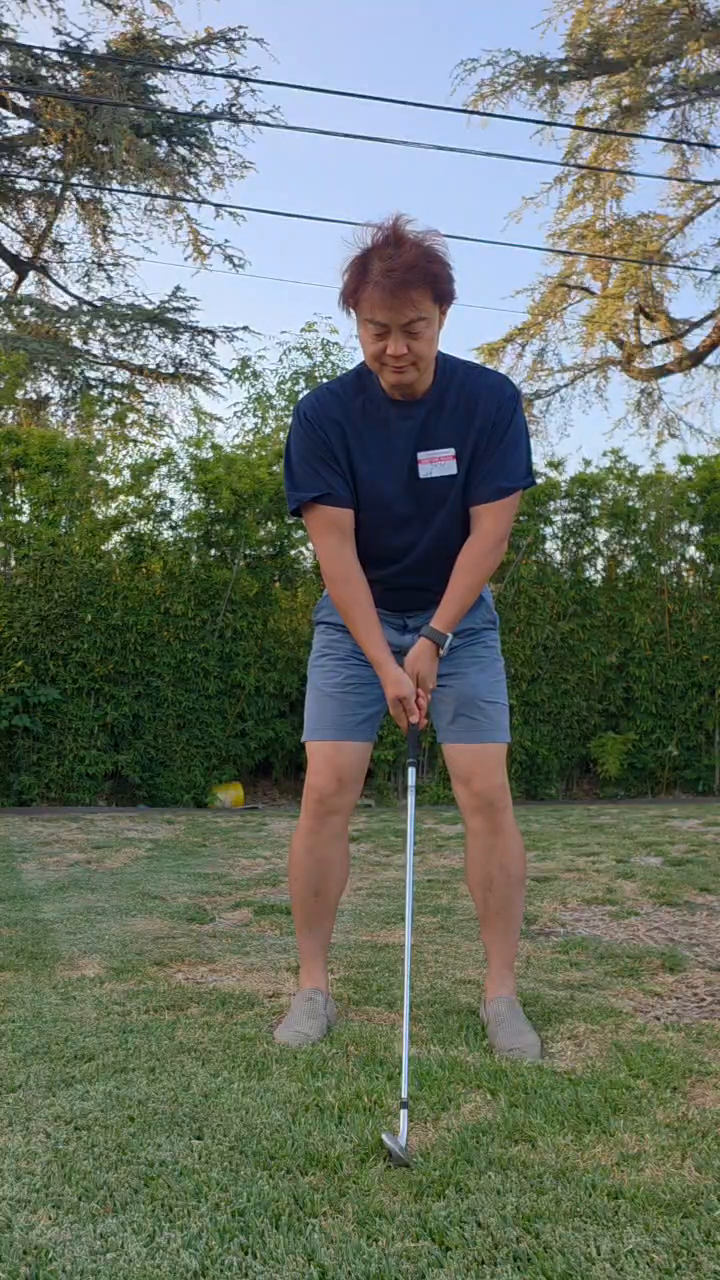
#> input picture frame 19 of input/Videos2026-06-09_201039_231.mp4, 720 x 1280 px, given in place of Videos2026-06-09_201015_827.mp4, which was not available
$ python ball_club_detector.py
#> lines starting #> are read from the running program, lines starting #| are printed output that depends on the picture; after the words box and inside, x2 and y2 are one past the last pixel; in counts of white or black regions, pixels touching at a corner belong together; pictures that were not available may be replaced by others from this repository, and a replacement may not be noted
#!/usr/bin/env python3
"""
ball_club_detector.py
Feasibility test: detect ball + club shaft using classical image methods.
Test video: Videos2026-06-09_201015_827.mp4 (face-on, impact detected at fr59 vs fr268)

Steps:
1. Ball detection: on address frame, find small white circle on grass
2. Club shaft: Hough line transform on downswing frames
3. Find frame where club head (far end of shaft) reaches ball position
4. Output annotated image showing ball, shaft, impact candidate
"""

import cv2
import numpy as np
from pathlib import Path

VID   = "/home/jason/projects/swingcue-postest/input/Videos2026-06-09_201015_827.mp4"
OUT   = Path("/home/jason/projects/swingcue-postest/keyframes/ball_club_debug")
DESK  = Path("/mnt/c/Users/jason/Desktop/rtmpose_results/preview/impact_recheck")
OUT.mkdir(exist_ok=True); DESK.mkdir(exist_ok=True)


def get_frame(cap, idx):
    cap.set(cv2.CAP_PROP_POS_FRAMES, idx)
    ret, f = cap.read()
    return f if ret else None


# ── Step 1: Find ball in address frame ────────────────────────────────────────
def find_ball(frame, search_region=None):
    """
    Look for a small white/bright circle on grass.
    Uses HoughCircles on a preprocessed crop.
    Returns (x, y, r) or None.
    """
    h, w = frame.shape[:2]
    # Search bottom 40% of frame (ball is on ground)
    y0 = int(h * 0.60)
    crop = frame[y0:, :]

    # Convert to grayscale, enhance contrast
    gray = cv2.cvtColor(crop, cv2.COLOR_BGR2GRAY)

    # Ball is bright white on green grass → threshold for bright spots
    _, bright = cv2.threshold(gray, 200, 255, cv2.THRESH_BINARY)

    # Morphological clean
    kernel = np.ones((3,3), np.uint8)
    bright = cv2.morphologyEx(bright, cv2.MORPH_OPEN, kernel)

    # HoughCircles: golf ball is ~10-30px radius at this resolution
    circles = cv2.HoughCircles(
        gray, cv2.HOUGH_GRADIENT, dp=1.5,
        minDist=20, param1=80, param2=20,
        minRadius=8, maxRadius=35
    )

    if circles is not None:
        circles = np.round(circles[0]).astype(int)
        # Filter: only circles in bright regions
        best = None; best_brightness = 0
        for (x, y, r) in circles:
            cx, cy = int(x), int(y)
            roi = gray[max(0,cy-r):cy+r, max(0,cx-r):cx+r]
            if roi.size == 0: continue
            brightness = float(roi.mean())
            if brightness > best_brightness:
                best_brightness = brightness
                best = (cx, y0 + cy, r)
        return best

    # Fallback: find brightest blob in bottom region
    contours, _ = cv2.findContours(bright, cv2.RETR_EXTERNAL, cv2.CHAIN_APPROX_SIMPLE)
    if contours:
        # Filter by area (golf ball ~200-2000 sq px)
        valid = [(c, cv2.contourArea(c)) for c in contours if 100 < cv2.contourArea(c) < 3000]
        if valid:
            best_c = max(valid, key=lambda x: x[1])[0]
            M = cv2.moments(best_c)
            if M["m00"] > 0:
                cx = int(M["m10"] / M["m00"])
                cy = int(M["m01"] / M["m00"])
                r  = int(np.sqrt(cv2.contourArea(best_c) / np.pi))
                return (cx, y0 + cy, r)
    return None


# ── Step 2: Find club shaft via Hough lines ───────────────────────────────────
def find_club_shaft(frame, prev_frame=None):
    """
    Detect the club shaft as the dominant straight line in the frame.
    Uses frame difference to isolate moving elements (shaft moves fast).
    Returns list of (x1,y1,x2,y2) line segments, sorted by length.
    """
    gray = cv2.cvtColor(frame, cv2.COLOR_BGR2GRAY)

    if prev_frame is not None:
        # Motion mask: club moves, background static
        prev_gray = cv2.cvtColor(prev_frame, cv2.COLOR_BGR2GRAY)
        diff = cv2.absdiff(gray, prev_gray)
        _, motion = cv2.threshold(diff, 25, 255, cv2.THRESH_BINARY)
        # Apply motion mask
        edges_input = cv2.bitwise_and(gray, gray, mask=motion)
    else:
        edges_input = gray

    # Edge detection
    blur = cv2.GaussianBlur(edges_input, (3, 3), 0)
    edges = cv2.Canny(blur, 30, 100)

    # Hough lines
    lines = cv2.HoughLinesP(edges, 1, np.pi/180, threshold=40,
                             minLineLength=80, maxLineGap=20)
    if lines is None:
        return []

    # Return lines sorted by length (longest = club shaft most likely)
    result = []
    for l in lines:
        x1, y1, x2, y2 = l[0]
        length = np.hypot(x2-x1, y2-y1)
        result.append((x1, y1, x2, y2, length))
    result.sort(key=lambda x: -x[4])
    return result[:5]  # top 5 longest lines


# [12 lines left out: function shaft_far_end, not called in this run]


# ── Step 3: Sweep frames to find club head → ball ─────────────────────────────
def find_true_impact(cap, ball_pos, hand_approx_frames, search_start, search_end):
    """
    Scan frames from search_start to search_end.
    For each frame, detect shaft + compute club head position.
    Find frame where club head is closest to ball_pos.
    Returns (best_frame_idx, min_dist, debug_info)
    """
    bx, by, _ = ball_pos

    results = []
    prev_frame = None

    for fi in range(search_start, search_end + 1):
        cap.set(cv2.CAP_PROP_POS_FRAMES, fi)
        ret, frame = cap.read()
        if not ret: break

        lines = find_club_shaft(frame, prev_frame)
        prev_frame = frame.copy()

        if not lines:
            results.append((fi, float('inf'), None, None))
            continue

        # Use longest line as shaft candidate
        x1, y1, x2, y2, length = lines[0]

        # Hand approximate position (upper part of the line, since hands are above ball)
        # In face-on view, hands are roughly at mid-frame height during downswing
        mid_h = frame.shape[0] // 2
        # Point closer to mid-frame = hand end; farther end = club head
        hand_y = mid_h
        if abs(y1 - hand_y) < abs(y2 - hand_y):
            head_pt = (x2, y2)
        else:
            head_pt = (x1, y1)

        dist = float(np.hypot(head_pt[0] - bx, head_pt[1] - by))
        results.append((fi, dist, (x1,y1,x2,y2), head_pt))

    if not results:
        return None, None, None

    # Find minimum distance frame
    best = min(results, key=lambda r: r[1])
    return best[0], best[1], results


# ── Main ──────────────────────────────────────────────────────────────────────
def main():
    cap   = cv2.VideoCapture(VID)
    total = int(cap.get(cv2.CAP_PROP_FRAME_COUNT))
    fps   = cap.get(cv2.CAP_PROP_FPS)
    print(f"Video: {total}fr @ {fps}fps")

    # ── 1. Find ball in address frame (fr19) ──────────────────────────────────
    addr_frame = get_frame(cap, 19)
#> in get_frame, f is the input picture: shape (1280, 720, 3); mean B, G, R 102.6, 113.6, 105
    ball = find_ball(addr_frame)
#> in find_ball, `crop = frame[y0:, :]`:
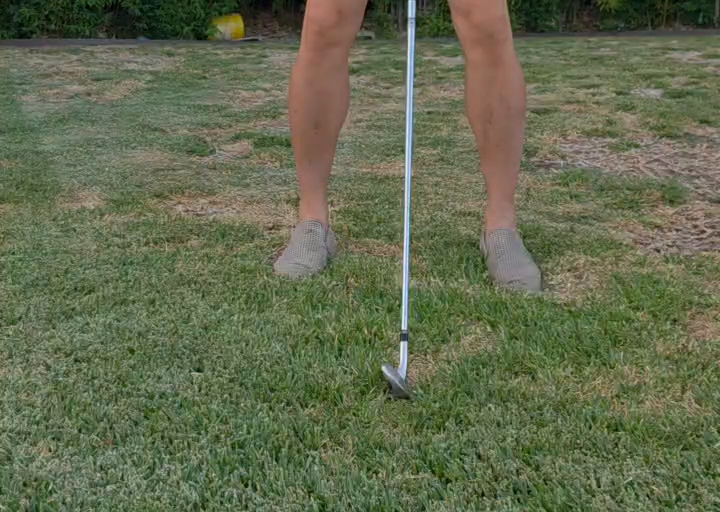
#> crop: shape (512, 720, 3); mean B, G, R 78.3, 106.4, 99.1
#> in find_ball, `_, bright = cv2.threshold(gray, 200, 255, cv2.THRESH_BINARY)`:
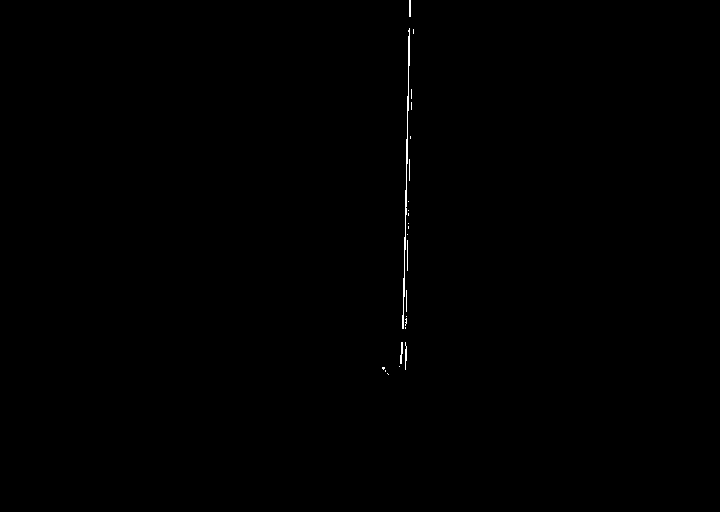
#> bright: shape (512, 720); 0.19% white in thin lines or dots, all inside (x1, y1, x2, y2) = (382, 0, 414, 375)
#> in find_ball, `circles = cv2.HoughCircles( gray, cv2.HOUGH_GRADIENT, dp=1.5, minDist=..`: circles = 616 rows, first 8: [185.2, 308.2, 34.1], [87.75, 291.8, 34.1], [231.8, 356.2, 34.1], [317.2, 462.8, 34.1], [348.8, 455.2, 34.1], [561.8, 459.8, 34.1], [153.8, 327.8, 34.1], [74.25, 356.2, 34.1]
#> in find_ball, `circles = np.round(circles[0]).astype(int)`: circles = 616 rows, first 8: [185, 308, 34], [88, 292, 34], [232, 356, 34], [317, 463, 34], [349, 455, 34], [562, 460, 34], [154, 328, 34], [74, 356, 34]
#> the loop in find_ball, `for (x, y, r) in circles:` made 616 passes
#> (x, y, cx, cy, brightness, best_brightness, best) on passes 1, 8, 12, 15, 28: (185, 308, 185, 308, 103.4, 103.4, (185, 1076, 34)), (74, 356, 74, 356, 105.7, 105.7, (74, 1124, 34)), (623, 259, 623, 259, 110.3, 110.3, (623, 1027, 34)), (229, 229, 229, 229, 111.8, 111.8, (229, 997, 34)), (394, 194, 394, 194, 114, 114, (394, 962, 34))
#> pass 1, in find_ball, `roi = gray[max(0,cy-r):cy+r, max(0,cx-r):cx+r]`:
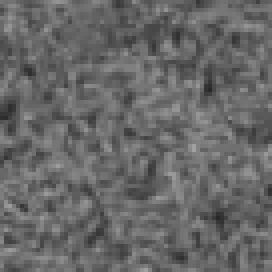
#> roi: shape (68, 68) (shown 4 times larger); min 39, max 161, mean 103.4
#> pass 3, in find_ball, `roi = gray[max(0,cy-r):cy+r, max(0,cx-r):cx+r]`:
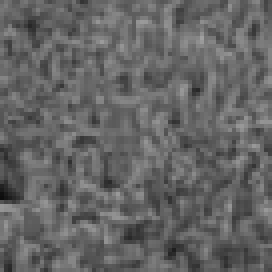
#> roi: shape (68, 68) (shown 4 times larger); min 13, max 160, mean 100.4
#> after the loop in find_ball, `for (x, y, r) in circles:`: best_brightness = 126.2
#> ball = (713, 929, 11)
    if ball:
        bx, by, br = ball
#> bx = 713; by = 929; br = 11
        print(f"Ball found at: ({bx}, {by})  radius={br}px")
#| Ball found at: (713, 929)  radius=11px
    else:
        print("Ball NOT found by HoughCircles - using manual estimate")
        # From visual inspection of similar face-on videos: ball is near center-bottom
        # Will fallback to lowest wrist position heuristic
        bx, by, br = 360, 1050, 15

    # ── 2. Scan frames around old impact (fr59) for shaft detection ───────────
    print(f"\nScanning frames fr40-fr90 for shaft + club head...")
    best_fi, min_dist, all_results = find_true_impact(cap, (bx, by, br),
                                                       None, 40, 90)
#> in find_true_impact, `bx, by, _ = ball_pos`: bx = 713; by = 929
#> the loop in find_true_impact, `for fi in range(search_start, search_end + 1):` made 30 passes
#> (x1, y1, x2, y2, length, dist) on passes 1, 21: (64, 0, 289, 1274, 1293.7, 1133.2), (150, 478, 281, 380, 163.6, 698.6)
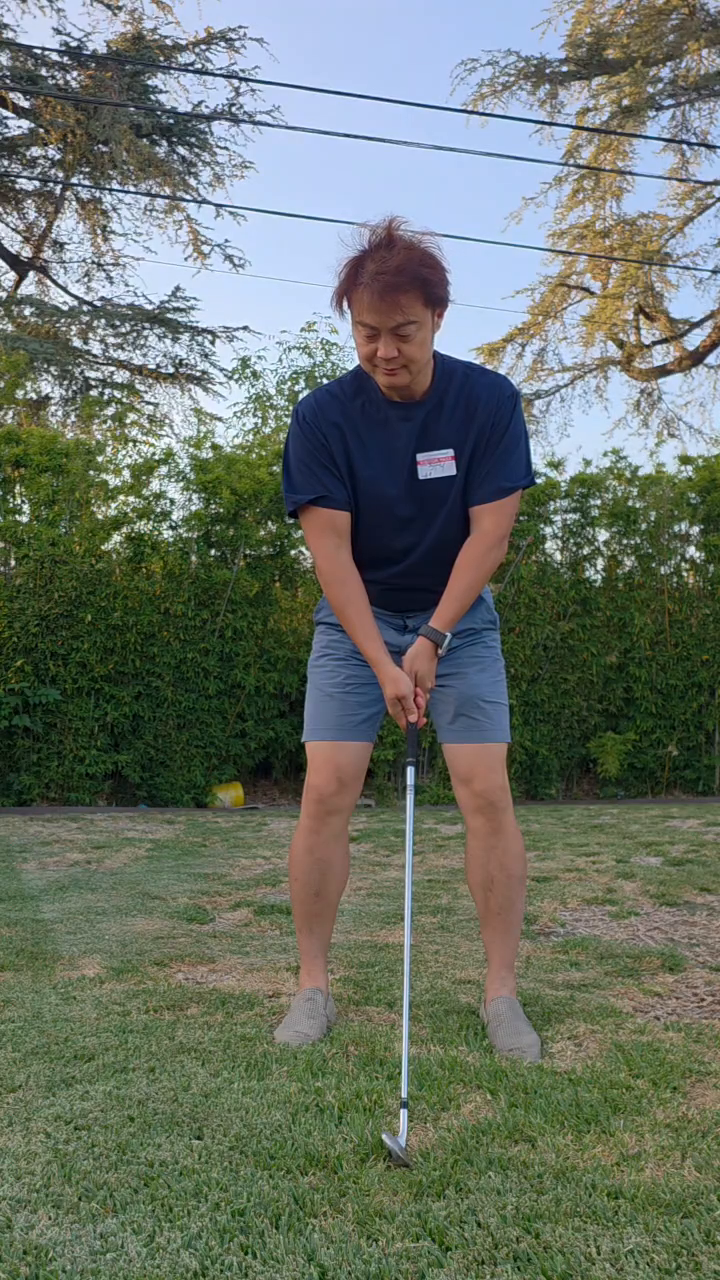
#> input picture frame 40 of input/Videos2026-06-09_201039_231.mp4, 720 x 1280 px, given in place of Videos2026-06-09_201015_827.mp4, which was not available
#> pass 1, in find_club_shaft, `gray = cv2.cvtColor(frame, cv2.COLOR_BGR2GRAY)`:
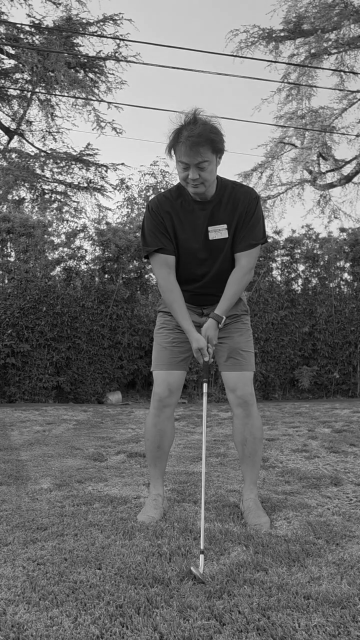
#> gray: shape (1280, 720) (shown at 1/2 size); min 0, max 255, mean 109.8
#> pass 1, in find_club_shaft, `edges = cv2.Canny(blur, 30, 100)`:
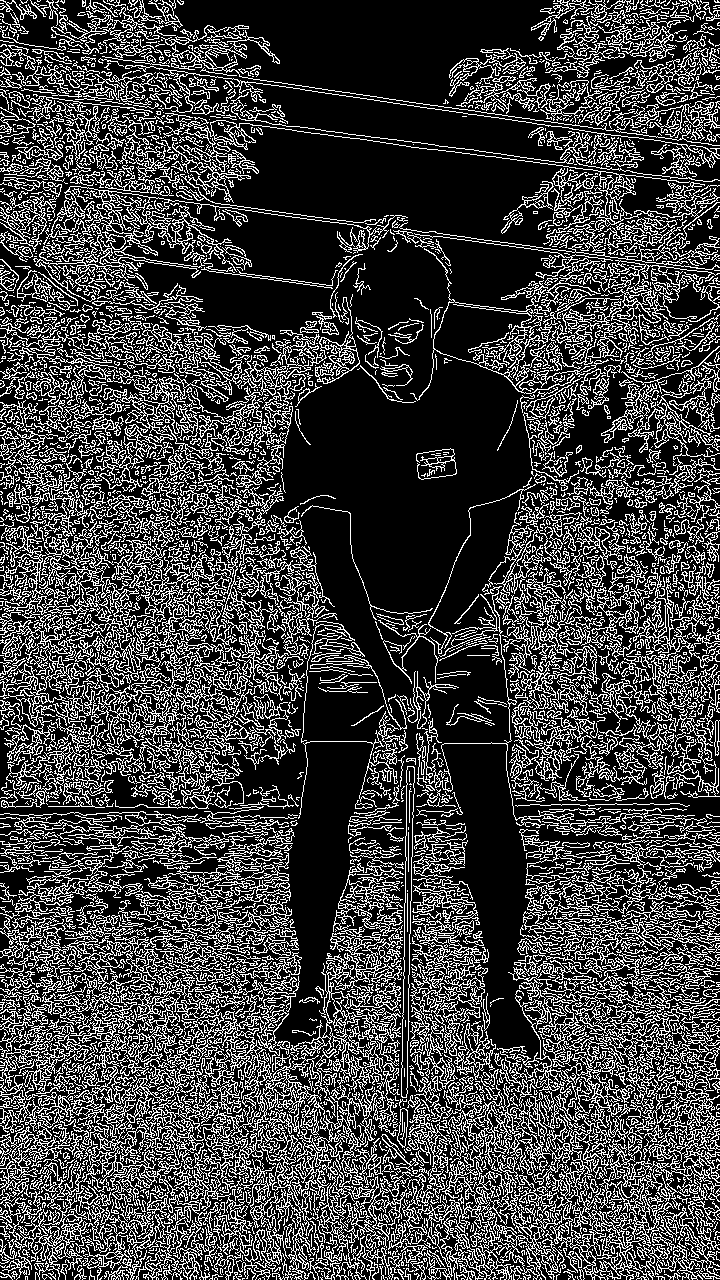
#> edges: shape (1280, 720); 25.7% white in thin lines or dots
#> after the loop in find_true_impact, `for fi in range(search_start, search_end + 1):`: results = 29 items

    # Also scan a wider window to check fr268 hypothesis
    print(f"Scanning frames fr240-fr290 for shaft + club head...")
    best_fi2, min_dist2, all_results2 = find_true_impact(cap, (bx, by, br),
                                                          None, 240, 290)

    cap.release()

    print(f"\nBest impact candidate in fr40-90:   fr{best_fi}  dist={min_dist:.0f}px")
    print(f"Best impact candidate in fr240-290: fr{best_fi2}  dist={min_dist2:.0f}px")

    # ── 3. Build annotated comparison image ───────────────────────────────────
    cap = cv2.VideoCapture(VID)

    # Left: address frame with ball marker
    cap.set(cv2.CAP_PROP_POS_FRAMES, 19)
    _, addr = cap.read()
    cv2.circle(addr, (bx, by), br+4, (0, 0, 255), 3)
    cv2.circle(addr, (bx, by), 3, (0, 0, 255), -1)
    cv2.putText(addr, f"BALL ({bx},{by})", (bx-60, by-br-10),
                cv2.FONT_HERSHEY_DUPLEX, 0.6, (0,0,255), 2)

    # Middle: best candidate from first window
    cap.set(cv2.CAP_PROP_POS_FRAMES, best_fi)
    _, mid = cap.read()
    # Draw detected shaft
    if all_results:
        for fi, dist, line, head in all_results:
            if fi == best_fi and line:
                x1,y1,x2,y2 = line
                cv2.line(mid, (x1,y1), (x2,y2), (0,255,255), 3)
                if head:
                    cv2.circle(mid, head, 8, (255,0,255), -1)
                    cv2.circle(mid, (bx,by), br+4, (0,0,255), 2)
    cv2.putText(mid, f"CANDIDATE fr{best_fi} dist={min_dist:.0f}",
                (10, 50), cv2.FONT_HERSHEY_DUPLEX, 0.65, (0,255,255), 2)

    # Right: best candidate from second window
    cap.set(cv2.CAP_PROP_POS_FRAMES, best_fi2)
    _, right = cap.read()
    if all_results2:
        for fi, dist, line, head in all_results2:
            if fi == best_fi2 and line:
                x1,y1,x2,y2 = line
                cv2.line(right, (x1,y1),(x2,y2), (0,255,255), 3)
                if head:
                    cv2.circle(right, head, 8, (255,0,255), -1)
                    cv2.circle(right, (bx,by), br+4, (0,0,255), 2)
    cv2.putText(right, f"CANDIDATE fr{best_fi2} dist={min_dist2:.0f}",
                (10, 50), cv2.FONT_HERSHEY_DUPLEX, 0.65, (0,255,255), 2)

    cap.release()

    # Add labels
    for img, lbl in [(addr,"ADDRESS fr19 [ball=red]"),
                     (mid, f"WINDOW1 fr40-90 best=fr{best_fi}"),
                     (right,f"WINDOW2 fr240-290 best=fr{best_fi2}")]:
        banner = np.zeros((50, img.shape[1], 3), np.uint8)
        banner[:] = (20,20,20)
        cv2.putText(banner, lbl, (8,33), cv2.FONT_HERSHEY_DUPLEX, 0.65,
                    (200,230,200), 1)
        img[:] = np.vstack([banner, img[50:]])

    # Scale down to 480px wide for the composite
    def resize_w(img, w=480):
        h2 = int(img.shape[0] * w / img.shape[1])
        return cv2.resize(img, (w, h2))

    composite = np.hstack([resize_w(addr), resize_w(mid), resize_w(right)])

    out = DESK / "201015_ball_club_feasibility.png"
    cv2.imwrite(str(out), composite)
    print(f"\nSaved: {out}")


if __name__ == "__main__":
    main()
